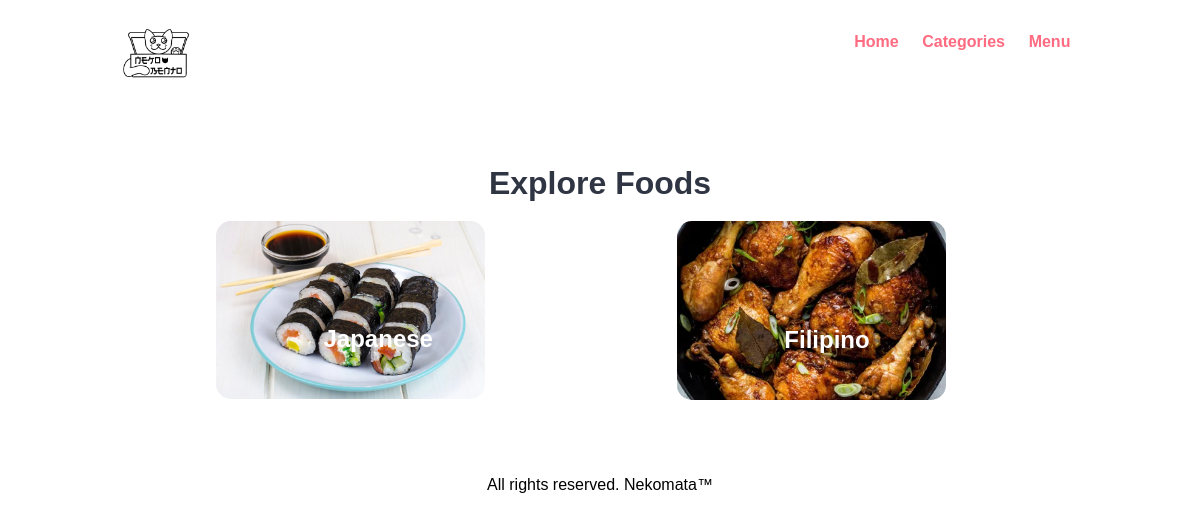
/categories.php, run on the app's committed database.
### tables this page shows
CREATE TABLE `tbl_category` (
  `Id` int(10) UNSIGNED NOT NULL,
  `title` varchar(100) NOT NULL,
  `image_name` varchar(255) NOT NULL,
  `featured` varchar(10) NOT NULL,
  `active` varchar(10) NOT NULL
);

### categories.php (the view, shortened to what this page needs)
<?php include('partials-front/menu.php'); ?>
    <section class="categories">
        <div class="container">
            <h2 class="text-center">Explore Foods</h2>
            <?php
                $sql = "SELECT * FROM tbl_category WHERE active='Yes'";
                $res = mysqli_query($conn, $sql);
                $count = mysqli_num_rows($res);
                if($count>0)
                {
                    while($row=mysqli_fetch_assoc($res))
                    {
                        $id = $row['Id'];
                        $title = $row['title'];
                        $image_name = $row['image_name'];
                        ?>
                        <a href="<?php echo SITEURL; ?>category-foods.php?category_id=<?php echo $id; ?>">
                            <div class="box-3 float-container">
                                <?php
                                    if($image_name=="")
                                    {
                                        echo "<div class='error'>Image not found.</div>";
                                    }
                                    else
                                    {
                                        ?>
                                        <img src="<?php echo SITEURL; ?>images/category/<?php echo $image_name; ?>" alt="Pizza" class="img-responsive img-curve">
                                        <?php
                                    }
                                ?>
                                <h3 class="float-text text-white"><?php echo $title; ?></h3>
                            </div>
                        </a>
                        <?php
                    }
                }
                else
                {
                    echo "<div class='error'>Category not found.</div>";
                }
            ?>
        </div>
    </section>
    <?php include('partials-front/footer.php'); ?>

### css/style.css (style rules this page uses)
* { margin: 0 0; padding: 0 0; font-family: Arial, Helvetica, sans-serif; }
.container { width: 80%; margin: 0 auto; padding: 1%; }
.img-responsive { width: 100%; }
.img-curve { border-radius: 15px; }
.text-center { text-align: center; }
.text-white { color: white; }
a { color: #ff6b81; text-decoration: none; }
h2 { color: #2f3542; font-size: 2rem; margin-bottom: 2%; }
h3 { font-size: 1.5rem; }
.float-container { position: relative; }
.float-text { position: absolute; bottom: 50px; left: 40%; }
.categories { padding: 4% 0; }
.box-3 { width: 28%; float: left; margin-right: 10%; margin-left: 10%; }

### data on the page
tbl_category: image_name (picture), title "Japanese"
tbl_category: image_name (picture), title "Filipino"
